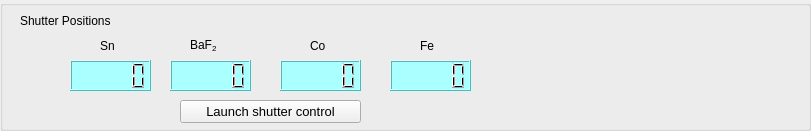
     <widget class="QGroupBox" name="groupBox_14">
      <property name="geometry">
       <rect>
        <x>0</x>
        <y>340</y>
        <width>811</width>
        <height>131</height>
       </rect>
      </property>
      <property name="title">
       <string/>
      </property>
      <widget class="QLabel" name="label_83">
       <property name="geometry">
        <rect>
         <x>20</x>
         <y>10</y>
         <width>161</width>
         <height>21</height>
        </rect>
       </property>
       <property name="styleSheet">
        <string notr="true">font: 14pt &quot;MS Shell Dlg 2&quot;;</string>
       </property>
       <property name="text">
        <string>Shutter Positions</string>
       </property>
      </widget>
      <widget class="QLabel" name="label_255">
       <property name="geometry">
        <rect>
         <x>420</x>
         <y>30</y>
         <width>41</width>
         <height>31</height>
        </rect>
       </property>
       <property name="styleSheet">
        <string notr="true">font: 12pt &quot;MS Shell Dlg 2&quot;;</string>
       </property>
       <property name="text">
        <string>Fe</string>
       </property>
      </widget>
      <widget class="QLCDNumber" name="lcdNumber_118">
       <property name="geometry">
        <rect>
         <x>390</x>
         <y>60</y>
         <width>81</width>
         <height>31</height>
        </rect>
       </property>
       <property name="styleSheet">
        <string>background-color: rgb(170, 255, 255);</string>
       </property>
      </widget>
      <widget class="QLabel" name="label_256">
       <property name="geometry">
        <rect>
         <x>310</x>
         <y>30</y>
         <width>71</width>
         <height>31</height>
        </rect>
       </property>
       <property name="styleSheet">
        <string notr="true">font: 12pt &quot;MS Shell Dlg 2&quot;;</string>
       </property>
       <property name="text">
        <string>Co</string>
       </property>
      </widget>
      <widget class="QLabel" name="label_254">
       <property name="geometry">
        <rect>
         <x>190</x>
         <y>30</y>
         <width>81</width>
         <height>31</height>
        </rect>
       </property>
       <property name="styleSheet">
        <string notr="true">font: 12pt &quot;MS Shell Dlg 2&quot;;</string>
       </property>
       <property name="text">
        <string>&lt;html&gt;&lt;head/&gt;&lt;body&gt;&lt;p&gt;BaF&lt;span style=&quot; vertical-align:sub;&quot;&gt;2&lt;/span&gt;&lt;/p&gt;&lt;/body&gt;&lt;/html&gt;</string>
       </property>
      </widget>
      <widget class="QLCDNumber" name="lcdNumber_119">
       <property name="geometry">
        <rect>
         <x>170</x>
         <y>60</y>
         <width>81</width>
         <height>31</height>
        </rect>
       </property>
       <property name="styleSheet">
        <string>background-color: rgb(170, 255, 255);</string>
       </property>
      </widget>
      <widget class="QLCDNumber" name="lcdNumber_121">
       <property name="geometry">
        <rect>
         <x>280</x>
         <y>60</y>
         <width>81</width>
         <height>31</height>
        </rect>
       </property>
       <property name="styleSheet">
        <string>background-color: rgb(170, 255, 255);</string>
       </property>
      </widget>
      <widget class="QLabel" name="label_257">
       <property name="geometry">
        <rect>
         <x>100</x>
         <y>30</y>
         <width>91</width>
         <height>31</height>
        </rect>
       </property>
       <property name="styleSheet">
        <string notr="true">font: 12pt &quot;MS Shell Dlg 2&quot;;</string>
       </property>
       <property name="text">
        <string>Sn</string>
       </property>
      </widget>
      <widget class="QLCDNumber" name="lcdNumber_120">
       <property name="geometry">
        <rect>
         <x>70</x>
         <y>60</y>
         <width>81</width>
         <height>31</height>
        </rect>
       </property>
       <property name="styleSheet">
        <string>background-color: rgb(170, 255, 255);</string>
       </property>
      </widget>
      <widget class="QPushButton" name="pushButton_24">
       <property name="geometry">
        <rect>
         <x>180</x>
         <y>100</y>
         <width>181</width>
         <height>23</height>
        </rect>
       </property>
       <property name="font">
        <font>
         <pointsize>10</pointsize>
         <weight>50</weight>
         <bold>false</bold>
        </font>
       </property>
       <property name="text">
        <string>Launch shutter control</string>
       </property>
      </widget>
     </widget>
